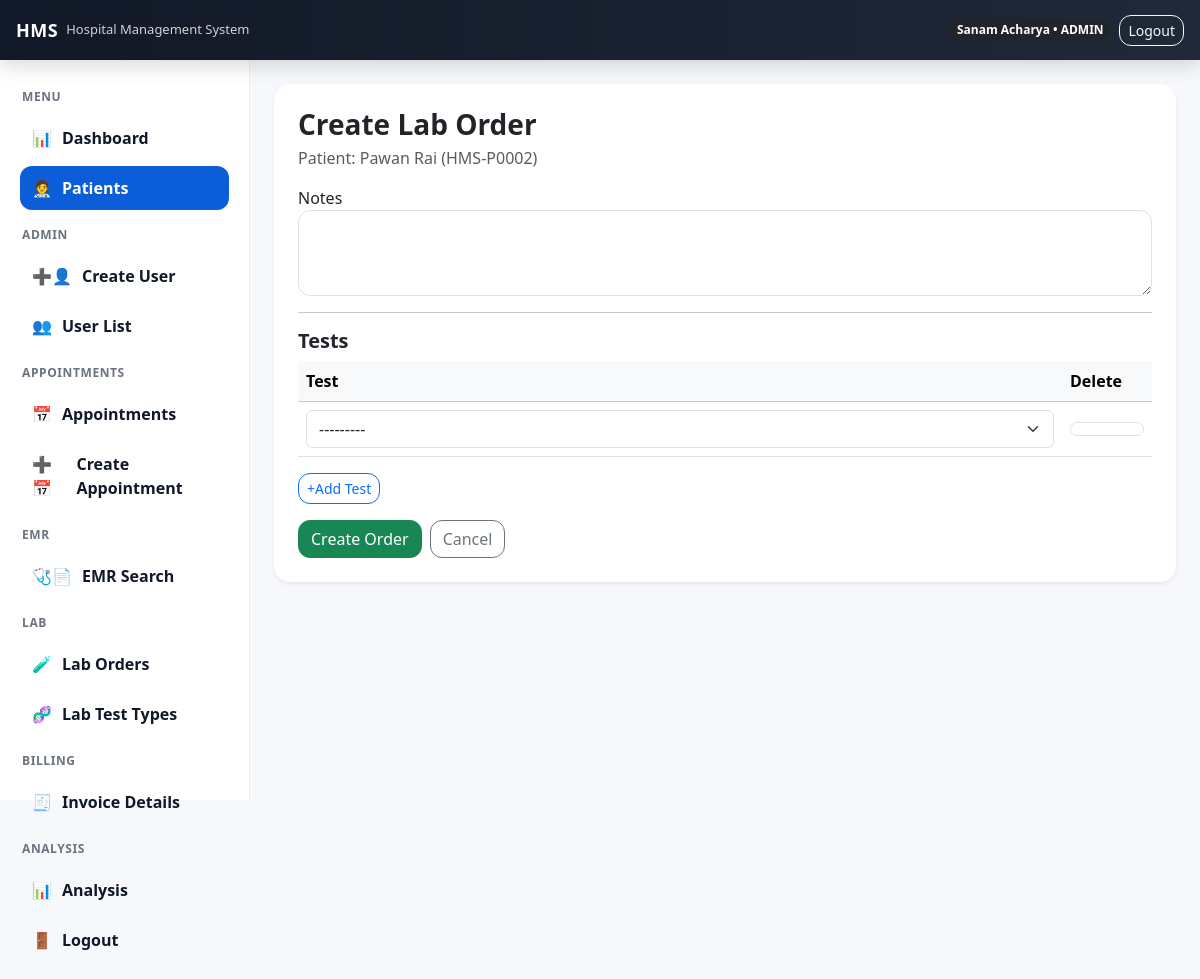
/patients/HMS-P0002/lab/create/ (signed in), run on the app's committed database.
### accounts/models.py (models this page shows, shortened)
class User(AbstractUser):
    class Role(models.TextChoices):
        ADMIN = 'ADMIN', 'Admin'
        DOCTOR = 'DOCTOR', 'Doctor'
        NURSE = 'NURSE', 'Nurse'
        RECEPTION = 'RECEPTION', 'Reception'
        LAB = 'LAB', 'Lab'
        PHARMACY = 'PHARMACY', 'Pharmacy'
        HR = 'HR', 'HR'
        CASHIER = "CASHIER", "Cashier"
        ACCOUNTANT = "ACCOUNTANT", "Accountant"
    full_name = models.CharField(max_length=150)
    phone_number = models.CharField(max_length=20, blank=True)
    email = models.EmailField(unique=True)
    role = models.CharField(max_length=20, choices=Role.choices, default=Role.RECEPTION)
    department = models.ForeignKey(
        Department, on_delete=models.SET_NULL, null=True, blank=True
    )
    specialization = models.ForeignKey(
        "Specialization",
        on_delete=models.SET_NULL,
        null=True,
        blank=True,
        related_name="doctors"
    )

class Patient(models.Model):
    patient_id = models.CharField(max_length=20, unique=True, editable=False)
    full_name = models.CharField(max_length=150)
    phone_number = models.CharField(max_length=20, blank=True)
    email = models.EmailField(blank=True, null=True)
    address = models.CharField(max_length=255, blank=True)
    gender = models.CharField(max_length=10, choices=[("MALE", "Male"), ("FEMALE", "Female"), ("OTHER", "Other")], blank=True)
    dob = models.DateField(blank=True, null=True)
    created_at = models.DateTimeField(auto_now_add=True)
    assigned_doctor = models.ForeignKey(
        settings.AUTH_USER_MODEL,
        on_delete=models.SET_NULL,
        null=True,
        blank=True,
        related_name="assigned_patients",
        limit_choices_to={"role": "DOCTOR"}
    )

### accounts/views.py (the view, shortened to what this page needs)
# urls.py: path("patients/<str:patient_id>/lab/create/", lab_order_create_view, name="lab_order_create"),
@login_required
@roles_required("ADMIN","RECEPTION","DOCTOR", "LAB")
def lab_order_create_view(request, patient_id):
    patient = get_object_or_404(Patient, patient_id=patient_id)
    if not can_access_patient(request, patient):
        messages.error(request,"You are not allowed to create lab orders for this patient.")
        return redirect("patient_list")
    order_form = LabOrderForm(request.POST or None)
    formset = LabOrderItemFormSet(request.POST or None, prefix="items")
    return render(request, "accounts/lab_order_form.html",{
        "patient": patient,
        "order_form": order_form,
        "formset": formset,
    })

### accounts/forms.py
class LabOrderForm(forms.ModelForm):
    class Meta:
        model = LabOrder
        fields = ["notes"]
        widgets = {"notes": forms.Textarea(attrs={"rows": 3})}

### accounts/models.py (called while the page is built)
    def __str__(self):
        return self.name

### accounts/views.py (called while the page is built)
def can_access_patient(request, patient):
    if request.user.role in["DOCTOR", "NURSE"]:
        return patient.assigned_doctor_id == request.user.id
    return True

### templates/accounts/lab_order_form.html (shortened to what this page needs)
{% extends "base.html" %}
{% block content %}
<div class="card p-4 shadow-sm">
    <h3 class="fw-bold mb-1">Create Lab Order</h3>
    <div class="text-muted mb-3">Patient: {{ patient.full_name }} ({{ patient.patient_id }})</div>
    <form method="post">
        <div class="mb-3">
            <labels class="form-label">Notes</label>
            {{ order_form.notes}}
        </div>
        <hr>
        <h5 class="fw-bold mb-2">Tests</h5>
        <div class="table-responsive">
            <table class="table align-middle">
                <thead class="table-light">
                    <tr><th>Test</th><th style="width:90px;">Delete</th></tr>
                </thead>
                <tbody id="itemsBody">
                    {% for f in formset %}
                        <tr class="item-row">
                            <td>{{ f.test_type }}</td>
                            <td class="text-center">{{ f.DELETE }}</td>
                        </tr>
                    {% endfor %}
                </tbody>
            </table>
        </div>
        <button type="button" class="btn btn-sm btn-outline-primary" id="addRow">+Add Test</button>
        <div  class="mt-3 d-flex gap-2">
            <button class="btn btn-success">Create Order</button>
            <a class="btn btn-outline-secondary" href="{% url 'patient_detail' patient.patient_id %}">Cancel</a>
        </div>
    </form>
</div>
{% endblock %}

### templates/base.html (shortened to what this page needs)
{% load static %}
<!doctype html>
<html lang="en">
<head>
  <link href="https://cdn.jsdelivr.net/npm/bootstrap@5.3.3/dist/css/bootstrap.min.css" rel="stylesheet">
  <link rel="stylesheet" href="{% static 'css/style.css' %}">
</head>
<body class="hms-body">
  <header class="hms-topbar">
    <div class="container-fluid d-flex align-items-center justify-content-between px-3">
      <div class="d-flex align-items-center gap-2">
        <div class="hms-brand">HMS</div>
        <span class="hms-subtitle">Hospital Management System</span>
      </div>
      <div class="d-flex align-items-center gap-2">
        {% if user.is_authenticated %}
          <span class="badge rounded-pill text-bg-dark">
            {{ user.full_name }} • {{ user.role }}
          </span>
          <a class="btn btn-sm btn-outline-light" href="{% url 'logout' %}">Logout</a>
        {% else %}
          <a class="btn btn-sm btn-outline-light" href="{% url 'login' %}">Login</a>
        {% endif %}
      </div>
    </div>
  </header>
  <div class="hms-layout">
    {% if user.is_authenticated %}
      {% include "partials/sidebar.html" %}
    {% endif %}
    <main class="hms-main">
      <div class="container-fluid p-4">
        {% block content %}{% endblock %}
      </div>
    </main>
  </div>
</body>
</html>

### static/css/style.css (style rules this page uses)
html, body { height: 100%; }
.hms-body { background: #f6f8fc; margin: 0; font-family: system-ui, -apple-system, Segoe UI, Roboto, Arial, sans-serif; padding-top: 60px; }
.hms-topbar { height: 60px; background: linear-gradient(90deg, #111827, #1f2937); color: #fff; display: flex; align-items: center; position: fixed; top: 0; left: 0; right: 0; z-index: 9999; box-shadow: 0 6px 20px rgba(0,0,0,0.15); }
.hms-brand { font-weight: 800; letter-spacing: 0.5px; font-size: 18px; }
.hms-subtitle { font-size: 13px; opacity: 0.8; }
.hms-layout { display: flex; min-height: 100vh; }
.hms-main { flex: 1; height: calc(100vh - 60px); overflow: auto; }
.card { border: 0; border-radius: 16px; box-shadow: 0 10px 25px rgba(16, 24, 40, 0.07); }
.btn { border-radius: 12px; }
.form-control { border-radius: 12px; }

### data on the page
User: full_name "Sanam Acharya", role "ADMIN"
Patient: full_name "Pawan Rai", patient_id "HMS-P0002"
